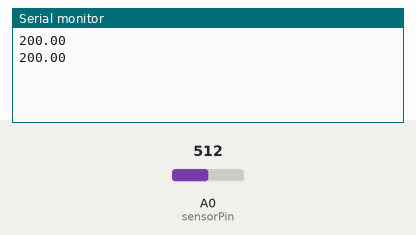
Recording of a sketch running on a simulated Arduino Uno, built with avr-gcc and run on an emulated ATmega328P. Parts: the last lines printed to the serial monitor. The inputs (shaded band) are chosen by the test bench; at power-on: A0 (sensorPin) = 512.

Above: at 1.8 s.
1.9 s: A0 (sensorPin) set to 716
At 2.8 s:
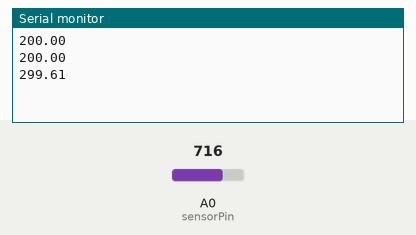
3.4 s: A0 (sensorPin) set to 900
At 4.7 s:
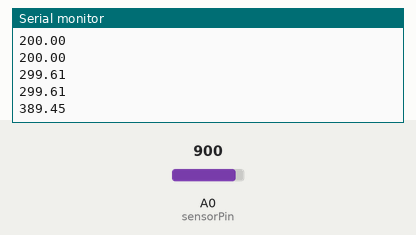
Timing chart, 0 to 6.4 s (numbered marks = the images above; inputs shaded):
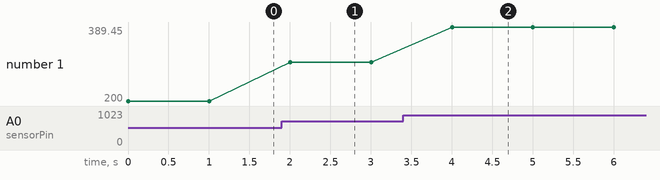

Measured:
- after the input at 1.9 s, the serial monitor: prints a new line after 0.10 s (image 1)
- after the input at 3.4 s, the serial monitor: prints a new line after 0.60 s (image 2)
- plotted number 1: 200 → 299.61 after the input at 1.9 s, 299.61 → 389.45 after the input at 3.4 s

The sketch:

Temperature.ino
```cpp
//
// 温度センサーの値をシリアルモニタに表示するプログラム
//

void setup() {
  Serial.begin(9600);           //シリアルモニタに表示する為の設定
}

void loop() {
  int sensorPin = A0;     //アナログ0番ピンを指定
  int sensorValue = 0;

  sensorValue = analogRead(sensorPin);    //アナログ0番ピンからの入力値を取得
  float temp  = modTemp(sensorValue);     //温度センサーからの入力値を変換
  Serial.println(temp);                   //結果をシリアルモニタに表示
  delay(1000);                             //1秒ウェイト
}

//アナログ入力値を摂氏度℃に変換
float modTemp(int analog_val){
  float v  = 5;     // 基準電圧値( V )
  float offset = 0.5; // オフセット電圧( v )
  float scale = 0.01; // 1℃上がると電圧が0.01V上がる
  float tempC = ((analog_val * (v / 1024)) - 0.5) / scale;  // 摂氏に換算
  return tempC;
}
```
